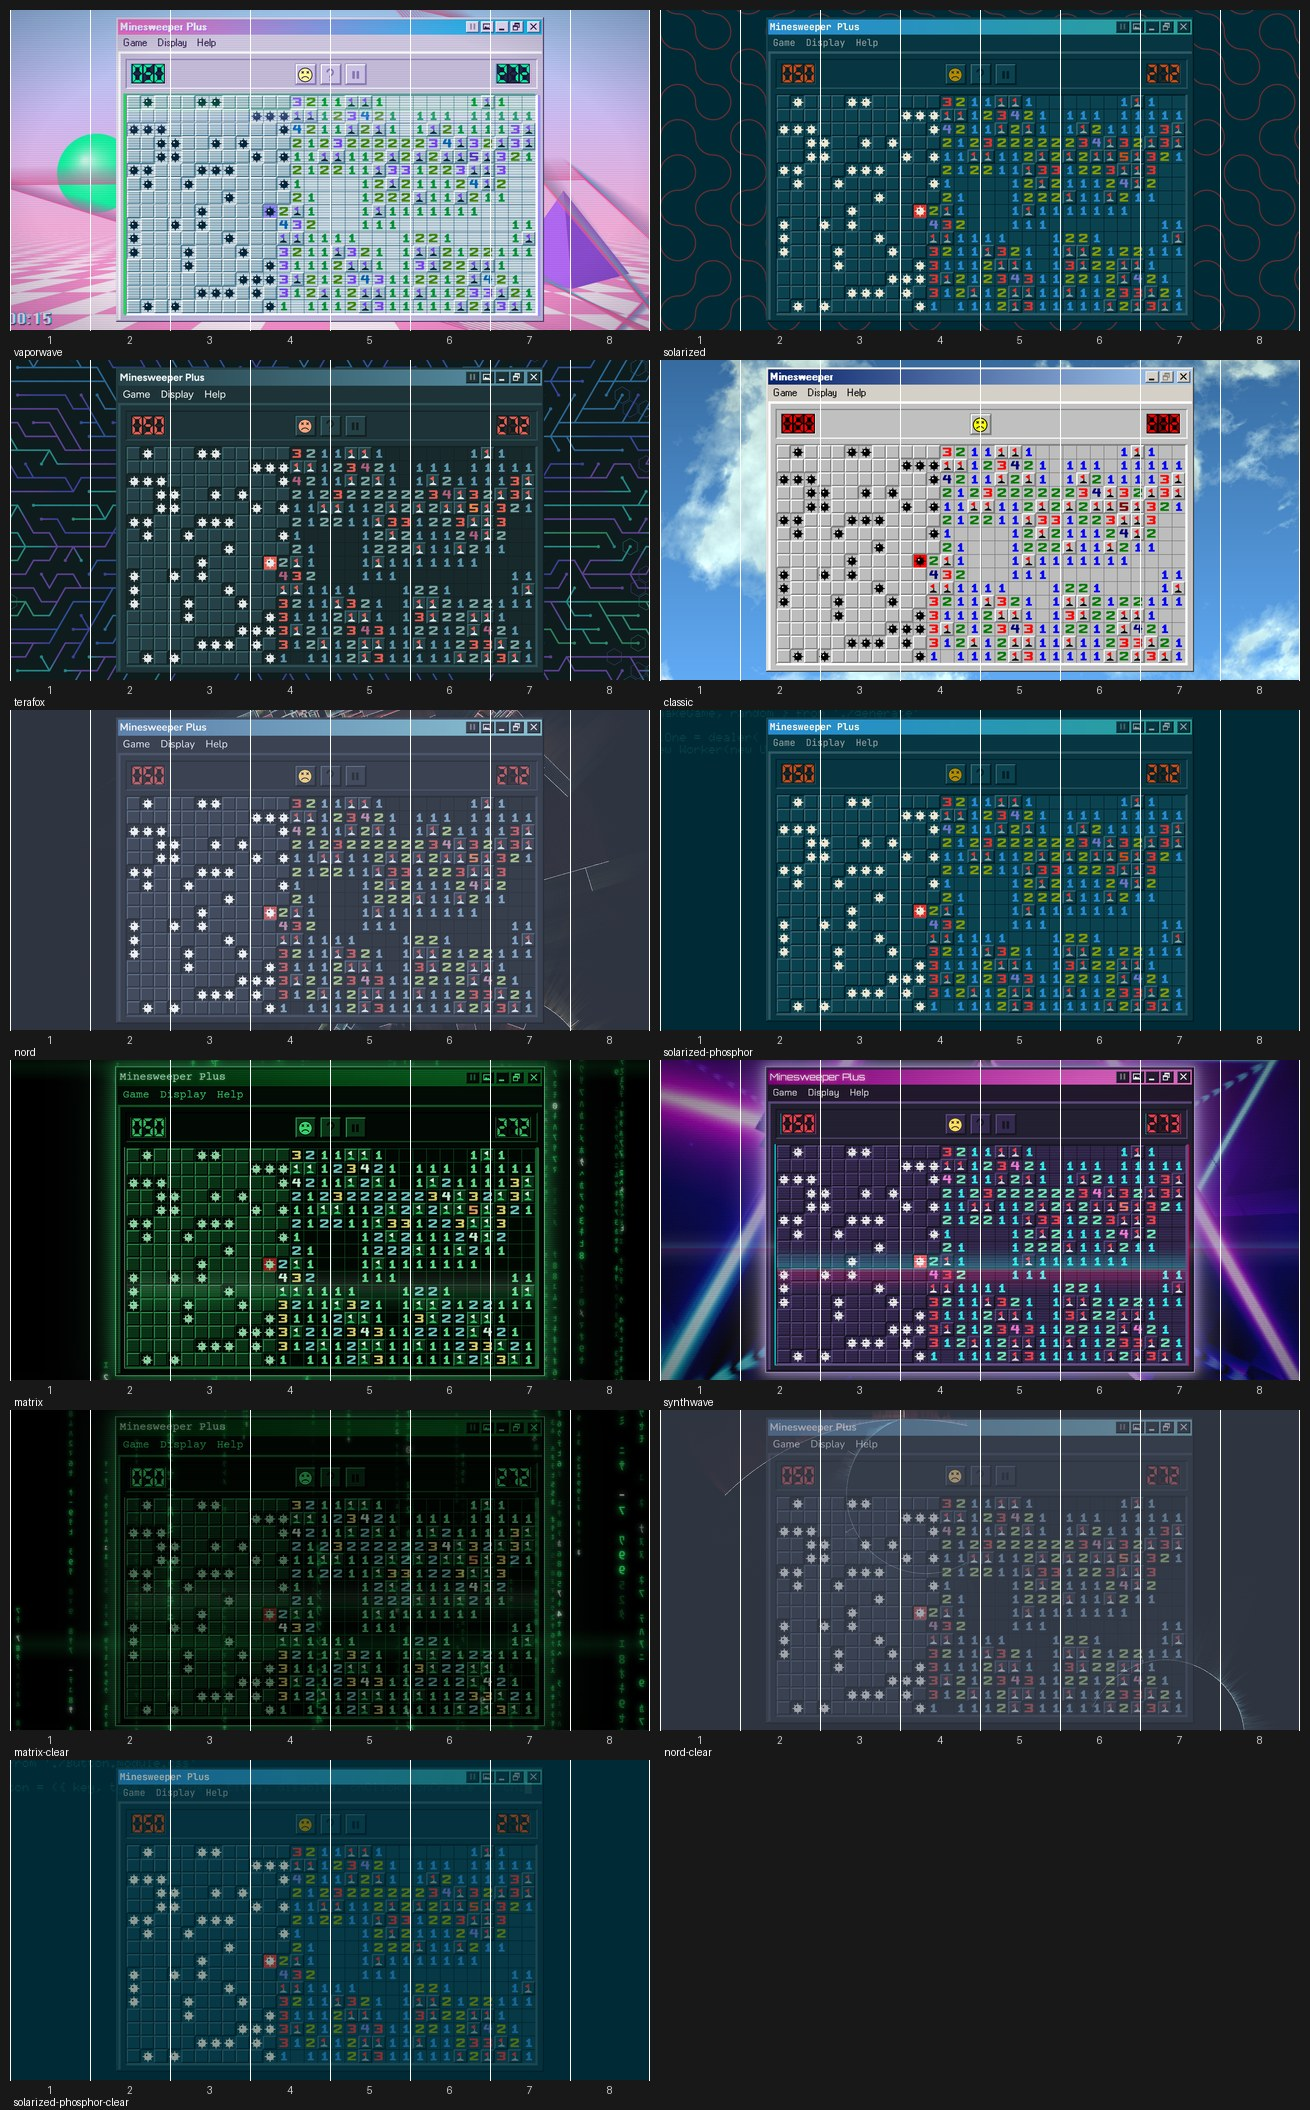

This figure's Python source:
#a contact sheet of every theme's picture as stitch.py frames it, a divider at each eighth and the slice
#numbers beneath, to choose which theme's slice goes where (the see-through variants come after the themes)
#py -3 -I docs/banner/sheet.py, from the repo's root after strips.py; writes docs/banner/sheet.jpg
import json, os
from PIL import Image, ImageDraw

DIR = os.path.join('docs', 'banner')
#left to right as stitch.py has them
THEMES = ['vaporwave', 'solarized', 'terafox', 'classic', 'nord', 'solarized-phosphor',
          'matrix', 'synthwave']
EXTRA = ['matrix-clear', 'nord-clear', 'solarized-phosphor-clear']
SIZE = (1280, 640)

fields = json.load(open(os.path.join(DIR, 'strips', 'fields.json')))
frame = lambda name: fields[name].get('window') or fields[name]
t = {key: sum(frame(n)[key] for n in THEMES) / len(THEMES) for key in ('x', 'y', 'width', 'height')}
ZOOM, MIDDLE = 1.22, 306
t = {'x': (t['x'] - SIZE[0] / 2) * ZOOM + SIZE[0] / 2, 'y': (t['y'] - MIDDLE) * ZOOM + SIZE[1] / 2,
     'width': t['width'] * ZOOM, 'height': t['height'] * ZOOM}

names = [n for n in THEMES + EXTRA if n in fields]
half = (SIZE[0] // 2, SIZE[1] // 2)
rows = (len(names) + 1) // 2
sheet = Image.new('RGB', (half[0] * 2 + 30, (half[1] + 30) * rows + 10), (24, 24, 24))
draw = ImageDraw.Draw(sheet)
for k, name in enumerate(names):
    f = frame(name)
    shot = Image.open(os.path.join(DIR, 'strips', name + '.png')).convert('RGB')
    dpr = shot.width / SIZE[0]
    s = t['width'] / f['width']
    x0, y0 = f['x'] - t['x'] / s, f['y'] - t['y'] / s
    box = [round(v * dpr) for v in (x0, y0, x0 + SIZE[0] / s, y0 + SIZE[1] / s)]
    whole = shot.crop(box).resize(half, Image.LANCZOS)
    x, y = 10 + (k % 2) * (half[0] + 10), 10 + (k // 2) * (half[1] + 30)
    sheet.paste(whole, (x, y))
    for n in range(9):
        dx = min(x + round(n * half[0] / 8), x + half[0] - 1)
        draw.line([(dx, y), (dx, y + half[1])], fill=(255, 255, 255), width=1)
    for n in range(8):
        draw.text((x + round((n + 0.5) * half[0] / 8) - 3, y + half[1] + 4), str(n + 1), fill=(200, 200, 200))
    draw.text((x + 4, y + half[1] + 16), name, fill=(255, 255, 255))
sheet.save(os.path.join(DIR, 'sheet.jpg'), quality=88)
print('wrote sheet.jpg', sheet.size)
